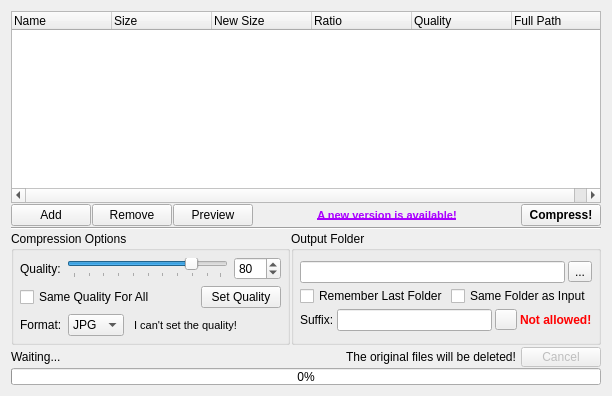
      <widget class="QWidget" name="verticalLayoutWidget_3">
       <property name="locale">
        <locale language="English" country="UnitedStates"/>
       </property>
       <layout class="QVBoxLayout" name="verticalLayout_4">
        <property name="spacing">
         <number>1</number>
        </property>
        <item>
         <widget class="QDropTreeWidget" name="listTreeWidget">
          <property name="sizePolicy">
           <sizepolicy hsizetype="Ignored" vsizetype="Expanding">
            <horstretch>0</horstretch>
            <verstretch>0</verstretch>
           </sizepolicy>
          </property>
          <property name="focusPolicy">
           <enum>Qt::StrongFocus</enum>
          </property>
          <property name="contextMenuPolicy">
           <enum>Qt::DefaultContextMenu</enum>
          </property>
          <property name="acceptDrops">
           <bool>true</bool>
          </property>
          <property name="locale">
           <locale language="English" country="UnitedStates"/>
          </property>
          <property name="dragEnabled">
           <bool>false</bool>
          </property>
          <property name="dragDropOverwriteMode">
           <bool>false</bool>
          </property>
          <property name="dragDropMode">
           <enum>QAbstractItemView::DropOnly</enum>
          </property>
          <property name="defaultDropAction">
           <enum>Qt::IgnoreAction</enum>
          </property>
          <property name="alternatingRowColors">
           <bool>true</bool>
          </property>
          <property name="selectionMode">
           <enum>QAbstractItemView::ExtendedSelection</enum>
          </property>
          <property name="iconSize">
           <size>
            <width>16</width>
            <height>16</height>
           </size>
          </property>
          <property name="verticalScrollMode">
           <enum>QAbstractItemView::ScrollPerItem</enum>
          </property>
          <property name="indentation">
           <number>0</number>
          </property>
          <property name="itemsExpandable">
           <bool>true</bool>
          </property>
          <property name="animated">
           <bool>true</bool>
          </property>
          <property name="allColumnsShowFocus">
           <bool>true</bool>
          </property>
          <column>
           <property name="text">
            <string>Name</string>
           </property>
          </column>
          <column>
           <property name="text">
            <string>Size</string>
           </property>
          </column>
          <column>
           <property name="text">
            <string>New Size</string>
           </property>
          </column>
          <column>
           <property name="text">
            <string>Ratio</string>
           </property>
          </column>
          <column>
           <property name="text">
            <string>Quality</string>
           </property>
          </column>
          <column>
           <property name="text">
            <string>Full Path</string>
           </property>
          </column>
         </widget>
        </item>
        <item>
         <layout class="QHBoxLayout" name="horizontalLayout_3">
          <item>
           <widget class="QPushButton" name="addButton">
            <property name="locale">
             <locale language="English" country="UnitedStates"/>
            </property>
            <property name="text">
             <string>Add</string>
            </property>
            <property name="icon">
             <iconset resource="icons.qrc">
              <normaloff>:/icons/plus.png</normaloff>:/icons/plus.png</iconset>
            </property>
            <property name="autoDefault">
             <bool>true</bool>
            </property>
           </widget>
          </item>
          <item>
           <widget class="QPushButton" name="removeButton">
            <property name="locale">
             <locale language="English" country="UnitedStates"/>
            </property>
            <property name="text">
             <string>Remove</string>
            </property>
            <property name="icon">
             <iconset resource="icons.qrc">
              <normaloff>:/icons/delete.png</normaloff>:/icons/delete.png</iconset>
            </property>
           </widget>
          </item>
          <item>
           <widget class="QPushButton" name="previewButton">
            <property name="locale">
             <locale language="English" country="UnitedStates"/>
            </property>
            <property name="text">
             <string>Preview</string>
            </property>
            <property name="icon">
             <iconset resource="icons.qrc">
              <normaloff>:/icons/search.png</normaloff>:/icons/search.png</iconset>
            </property>
           </widget>
          </item>
          <item>
           <spacer name="horizontalSpacer">
            <property name="locale">
             <locale language="English" country="UnitedStates"/>
            </property>
            <property name="orientation">
             <enum>Qt::Horizontal</enum>
            </property>
            <property name="sizeType">
             <enum>QSizePolicy::MinimumExpanding</enum>
            </property>
            <property name="sizeHint" stdset="0">
             <size>
              <width>40</width>
              <height>20</height>
             </size>
            </property>
           </spacer>
          </item>
          <item>
           <widget class="QPushButton" name="updateButton">
            <property name="sizePolicy">
             <sizepolicy hsizetype="Maximum" vsizetype="Fixed">
              <horstretch>0</horstretch>
              <verstretch>0</verstretch>
             </sizepolicy>
            </property>
            <property name="maximumSize">
             <size>
              <width>16777215</width>
              <height>18</height>
             </size>
            </property>
            <property name="palette">
             <palette>
              <active>
               <colorrole role="ButtonText">
                <brush brushstyle="SolidPattern">
                 <color alpha="255">
                  <red>170</red>
                  <green>0</green>
                  <blue>255</blue>
                 </color>
                </brush>
               </colorrole>
              </active>
              <inactive>
               <colorrole role="ButtonText">
                <brush brushstyle="SolidPattern">
                 <color alpha="255">
                  <red>170</red>
                  <green>0</green>
                  <blue>255</blue>
                 </color>
                </brush>
               </colorrole>
              </inactive>
              <disabled>
               <colorrole role="ButtonText">
                <brush brushstyle="SolidPattern">
                 <color alpha="255">
                  <red>120</red>
                  <green>120</green>
                  <blue>120</blue>
                 </color>
                </brush>
               </colorrole>
              </disabled>
             </palette>
            </property>
            <property name="font">
             <font>
              <pointsize>8</pointsize>
              <weight>75</weight>
              <bold>true</bold>
              <underline>true</underline>
             </font>
            </property>
            <property name="locale">
             <locale language="English" country="UnitedStates"/>
            </property>
            <property name="text">
             <string>A new version is available!</string>
            </property>
            <property name="flat">
             <bool>true</bool>
            </property>
           </widget>
          </item>
          <item>
           <spacer name="horizontalSpacer_5">
            <property name="orientation">
             <enum>Qt::Horizontal</enum>
            </property>
            <property name="sizeHint" stdset="0">
             <size>
              <width>40</width>
              <height>20</height>
             </size>
            </property>
           </spacer>
          </item>
          <item>
           <widget class="QPushButton" name="compressButton">
            <property name="font">
             <font>
              <weight>75</weight>
              <bold>true</bold>
             </font>
            </property>
            <property name="text">
             <string>Compress!</string>
            </property>
            <property name="icon">
             <iconset resource="icons.qrc">
              <normaloff>:/icons/compress.png</normaloff>:/icons/compress.png</iconset>
            </property>
           </widget>
          </item>
         </layout>
        </item>
        <item>
         <widget class="Line" name="line_2">
          <property name="locale">
           <locale language="English" country="UnitedStates"/>
          </property>
          <property name="orientation">
           <enum>Qt::Horizontal</enum>
          </property>
         </widget>
        </item>
        <item>
         <layout class="QHBoxLayout" name="horizontalLayout_4">
          <property name="spacing">
           <number>1</number>
          </property>
          <item>
           <widget class="QGroupBox" name="groupBox_2">
            <property name="locale">
             <locale language="English" country="UnitedStates"/>
            </property>
            <property name="title">
             <string>Compression Options</string>
            </property>
            <layout class="QVBoxLayout" name="verticalLayout_5">
             <property name="margin">
              <number>6</number>
             </property>
             <item>
              <layout class="QVBoxLayout" name="verticalLayout_3">
               <item>
                <layout class="QHBoxLayout" name="horizontalLayout_6">
                 <item>
                  <widget class="QLabel" name="qualityLabel">
                   <property name="locale">
                    <locale language="English" country="UnitedStates"/>
                   </property>
                   <property name="text">
                    <string>Quality:</string>
                   </property>
                  </widget>
                 </item>
                 <item>
                  <widget class="QSlider" name="qualitySlider">
                   <property name="locale">
                    <locale language="English" country="UnitedStates"/>
                   </property>
                   <property name="minimum">
                    <number>1</number>
                   </property>
                   <property name="maximum">
                    <number>100</number>
                   </property>
                   <property name="singleStep">
                    <number>5</number>
                   </property>
                   <property name="value">
                    <number>80</number>
                   </property>
                   <property name="orientation">
                    <enum>Qt::Horizontal</enum>
                   </property>
                   <property name="tickPosition">
                    <enum>QSlider::TicksBelow</enum>
                   </property>
                   <property name="tickInterval">
                    <number>10</number>
                   </property>
                  </widget>
                 </item>
                 <item>
                  <widget class="QSpinBox" name="qualitySpinBox">
                   <property name="locale">
                    <locale language="English" country="UnitedStates"/>
                   </property>
                   <property name="minimum">
                    <number>1</number>
                   </property>
                   <property name="maximum">
                    <number>100</number>
                   </property>
                   <property name="value">
                    <number>80</number>
                   </property>
                  </widget>
                 </item>
                </layout>
               </item>
              </layout>
             </item>
             <item>
              <layout class="QHBoxLayout" name="horizontalLayout_7">
               <item>
                <widget class="QCheckBox" name="sameLevelCheckBox">
                 <property name="locale">
                  <locale language="English" country="UnitedStates"/>
                 </property>
                 <property name="text">
                  <string>Same Quality For All</string>
                 </property>
                </widget>
               </item>
               <item>
                <spacer name="horizontalSpacer_2">
                 <property name="locale">
                  <locale language="English" country="UnitedStates"/>
                 </property>
                 <property name="orientation">
                  <enum>Qt::Horizontal</enum>
                 </property>
                 <property name="sizeHint" stdset="0">
                  <size>
                   <width>40</width>
                   <height>20</height>
                  </size>
                 </property>
                </spacer>
               </item>
               <item>
                <widget class="QPushButton" name="setQualityButton">
                 <property name="locale">
                  <locale language="English" country="UnitedStates"/>
                 </property>
                 <property name="text">
                  <string>Set Quality</string>
                 </property>
                </widget>
               </item>
              </layout>
             </item>
             <item>
              <layout class="QHBoxLayout" name="horizontalLayout_8">
               <item>
                <widget class="QLabel" name="formatLabel">
                 <property name="sizePolicy">
                  <sizepolicy hsizetype="Maximum" vsizetype="Preferred">
                   <horstretch>0</horstretch>
                   <verstretch>0</verstretch>
                  </sizepolicy>
                 </property>
                 <property name="maximumSize">
                  <size>
                   <width>44</width>
                   <height>16777215</height>
                  </size>
                 </property>
                 <property name="locale">
                  <locale language="English" country="UnitedStates"/>
                 </property>
                 <property name="text">
                  <string>Format:</string>
                 </property>
                </widget>
               </item>
               <item>
                <widget class="QComboBox" name="formatComboBox">
                 <property name="sizePolicy">
                  <sizepolicy hsizetype="Maximum" vsizetype="Fixed">
                   <horstretch>0</horstretch>
                   <verstretch>0</verstretch>
                  </sizepolicy>
                 </property>
                 <property name="locale">
                  <locale language="English" country="UnitedStates"/>
                 </property>
                 <item>
                  <property name="text">
                   <string>JPG</string>
                  </property>
                 </item>
                 <item>
                  <property name="text">
                   <string>PNG</string>
                  </property>
                 </item>
                 <item>
                  <property name="text">
                   <string>BMP</string>
                  </property>
                 </item>
                </widget>
               </item>
               <item>
                <widget class="QPushButton" name="cantSetButton">
                 <property name="maximumSize">
                  <size>
                   <width>16777215</width>
                   <height>20</height>
                  </size>
                 </property>
                 <property name="font">
                  <font>
                   <pointsize>8</pointsize>
                  </font>
                 </property>
                 <property name="locale">
                  <locale language="English" country="UnitedStates"/>
                 </property>
                 <property name="text">
                  <string>I can't set the quality!</string>
                 </property>
                 <property name="icon">
                  <iconset resource="icons.qrc">
                   <normaloff>:/icons/help.png</normaloff>:/icons/help.png</iconset>
                 </property>
                 <property name="iconSize">
                  <size>
                   <width>16</width>
                   <height>16</height>
                  </size>
                 </property>
                 <property name="flat">
                  <bool>true</bool>
                 </property>
                </widget>
               </item>
               <item>
                <spacer name="horizontalSpacer_4">
                 <property name="orientation">
                  <enum>Qt::Horizontal</enum>
                 </property>
                 <property name="sizeHint" stdset="0">
                  <size>
                   <width>20</width>
                   <height>20</height>
                  </size>
                 </property>
                </spacer>
               </item>
              </layout>
             </item>
            </layout>
           </widget>
          </item>
          <item>
           <widget class="QGroupBox" name="groupBox">
            <property name="locale">
             <locale language="English" country="UnitedStates"/>
            </property>
            <property name="title">
             <string>Output Folder</string>
            </property>
            <layout class="QVBoxLayout" name="verticalLayout_7">
             <property name="spacing">
              <number>3</number>
             </property>
             <property name="margin">
              <number>6</number>
             </property>
             <item>
              <layout class="QVBoxLayout" name="verticalLayout_6">
               <item>
                <layout class="QHBoxLayout" name="horizontalLayout_9">
                 <item>
                  <widget class="QLineEdit" name="outputLineEdit">
                   <property name="locale">
                    <locale language="English" country="UnitedStates"/>
                   </property>
                  </widget>
                 </item>
                 <item>
                  <widget class="QToolButton" name="browseToolButton">
                   <property name="locale">
                    <locale language="English" country="UnitedStates"/>
                   </property>
                   <property name="text">
                    <string>...</string>
                   </property>
                  </widget>
                 </item>
                </layout>
               </item>
               <item>
                <layout class="QHBoxLayout" name="horizontalLayout_11">
                 <item>
                  <widget class="QCheckBox" name="rememberDirectoryCheckBox">
                   <property name="locale">
                    <locale language="English" country="UnitedStates"/>
                   </property>
                   <property name="text">
                    <string>Remember Last Folder</string>
                   </property>
                  </widget>
                 </item>
                 <item>
                  <widget class="QCheckBox" name="sameFolderCheckBox">
                   <property name="locale">
                    <locale language="English" country="UnitedStates"/>
                   </property>
                   <property name="text">
                    <string>Same Folder as Input</string>
                   </property>
                  </widget>
                 </item>
                </layout>
               </item>
               <item>
                <layout class="QHBoxLayout" name="horizontalLayout_10">
                 <item>
                  <widget class="QLabel" name="suffixLabel">
                   <property name="sizePolicy">
                    <sizepolicy hsizetype="Maximum" vsizetype="Preferred">
                     <horstretch>0</horstretch>
                     <verstretch>0</verstretch>
                    </sizepolicy>
                   </property>
                   <property name="locale">
                    <locale language="English" country="UnitedStates"/>
                   </property>
                   <property name="text">
                    <string>Suffix:</string>
                   </property>
                  </widget>
                 </item>
                 <item>
                  <widget class="QLineEdit" name="suffixLineEdit">
                   <property name="sizePolicy">
                    <sizepolicy hsizetype="Minimum" vsizetype="Fixed">
                     <horstretch>0</horstretch>
                     <verstretch>0</verstretch>
                    </sizepolicy>
                   </property>
                   <property name="locale">
                    <locale language="English" country="UnitedStates"/>
                   </property>
                  </widget>
                 </item>
                 <item>
                  <widget class="QToolButton" name="undoButton">
                   <property name="sizePolicy">
                    <sizepolicy hsizetype="Maximum" vsizetype="Fixed">
                     <horstretch>0</horstretch>
                     <verstretch>0</verstretch>
                    </sizepolicy>
                   </property>
                   <property name="locale">
                    <locale language="English" country="UnitedStates"/>
                   </property>
                   <property name="text">
                    <string/>
                   </property>
                   <property name="icon">
                    <iconset resource="icons.qrc">
                     <normaloff>:/icons/undo.png</normaloff>:/icons/undo.png</iconset>
                   </property>
                   <property name="iconSize">
                    <size>
                     <width>14</width>
                     <height>14</height>
                    </size>
                   </property>
                  </widget>
                 </item>
                 <item>
                  <widget class="QLabel" name="suffixErrorLabel">
                   <property name="sizePolicy">
                    <sizepolicy hsizetype="Fixed" vsizetype="Fixed">
                     <horstretch>0</horstretch>
                     <verstretch>0</verstretch>
                    </sizepolicy>
                   </property>
                   <property name="minimumSize">
                    <size>
                     <width>0</width>
                     <height>0</height>
                    </size>
                   </property>
                   <property name="maximumSize">
                    <size>
                     <width>16777215</width>
                     <height>14</height>
                    </size>
                   </property>
                   <property name="palette">
                    <palette>
                     <active>
                      <colorrole role="WindowText">
                       <brush brushstyle="SolidPattern">
                        <color alpha="255">
                         <red>255</red>
                         <green>0</green>
                         <blue>0</blue>
                        </color>
                       </brush>
                      </colorrole>
                      <colorrole role="Text">
                       <brush brushstyle="SolidPattern">
                        <color alpha="255">
                         <red>255</red>
                         <green>0</green>
                         <blue>0</blue>
                        </color>
                       </brush>
                      </colorrole>
                     </active>
                     <inactive>
                      <colorrole role="WindowText">
                       <brush brushstyle="SolidPattern">
                        <color alpha="255">
                         <red>255</red>
                         <green>0</green>
                         <blue>0</blue>
                        </color>
                       </brush>
                      </colorrole>
                      <colorrole role="Text">
                       <brush brushstyle="SolidPattern">
                        <color alpha="255">
                         <red>255</red>
                         <green>0</green>
                         <blue>0</blue>
                        </color>
                       </brush>
                      </colorrole>
                     </inactive>
                     <disabled>
                      <colorrole role="WindowText">
                       <brush brushstyle="SolidPattern">
                        <color alpha="255">
                         <red>120</red>
                         <green>120</green>
                         <blue>120</blue>
                        </color>
                       </brush>
                      </colorrole>
                      <colorrole role="Text">
                       <brush brushstyle="SolidPattern">
                        <color alpha="255">
                         <red>120</red>
                         <green>120</green>
                         <blue>120</blue>
                        </color>
                       </brush>
                      </colorrole>
                     </disabled>
                    </palette>
                   </property>
                   <property name="font">
                    <font>
                     <weight>75</weight>
                     <bold>true</bold>
                    </font>
                   </property>
                   <property name="locale">
                    <locale language="English" country="UnitedStates"/>
                   </property>
                   <property name="text">
                    <string>Not allowed!</string>
                   </property>
                   <property name="textFormat">
                    <enum>Qt::PlainText</enum>
                   </property>
                  </widget>
                 </item>
                </layout>
               </item>
              </layout>
             </item>
            </layout>
           </widget>
          </item>
         </layout>
        </item>
        <item>
         <widget class="Line" name="line">
          <property name="locale">
           <locale language="English" country="UnitedStates"/>
          </property>
          <property name="orientation">
           <enum>Qt::Vertical</enum>
          </property>
         </widget>
        </item>
        <item>
         <layout class="QGridLayout" name="gridLayout">
          <property name="spacing">
           <number>1</number>
          </property>
          <item row="0" column="0">
           <widget class="QLabel" name="progressLabel">
            <property name="sizePolicy">
             <sizepolicy hsizetype="Expanding" vsizetype="Preferred">
              <horstretch>0</horstretch>
              <verstretch>0</verstretch>
             </sizepolicy>
            </property>
            <property name="locale">
             <locale language="English" country="UnitedStates"/>
            </property>
            <property name="text">
             <string>Waiting...</string>
            </property>
           </widget>
          </item>
          <item row="1" column="0" colspan="3">
           <widget class="QProgressBar" name="progressBar">
            <property name="sizePolicy">
             <sizepolicy hsizetype="Expanding" vsizetype="Fixed">
              <horstretch>0</horstretch>
              <verstretch>0</verstretch>
             </sizepolicy>
            </property>
            <property name="minimumSize">
             <size>
              <width>0</width>
              <height>0</height>
             </size>
            </property>
            <property name="maximumSize">
             <size>
              <width>16777215</width>
              <height>17</height>
             </size>
            </property>
            <property name="locale">
             <locale language="English" country="UnitedStates"/>
            </property>
            <property name="maximum">
             <number>100</number>
            </property>
            <property name="value">
             <number>0</number>
            </property>
           </widget>
          </item>
          <item row="0" column="2">
           <widget class="QPushButton" name="cancelButton">
            <property name="enabled">
             <bool>false</bool>
            </property>
            <property name="sizePolicy">
             <sizepolicy hsizetype="Maximum" vsizetype="Fixed">
              <horstretch>0</horstretch>
              <verstretch>0</verstretch>
             </sizepolicy>
            </property>
            <property name="maximumSize">
             <size>
              <width>16777215</width>
              <height>20</height>
             </size>
            </property>
            <property name="locale">
             <locale language="English" country="UnitedStates"/>
            </property>
            <property name="text">
             <string>Cancel</string>
            </property>
            <property name="icon">
             <iconset resource="icons.qrc">
              <normaloff>:/icons/delete.png</normaloff>:/icons/delete.png</iconset>
            </property>
           </widget>
          </item>
          <item row="0" column="1">
           <widget class="QPushButton" name="deleteOriginalPushButton">
            <property name="minimumSize">
             <size>
              <width>0</width>
              <height>0</height>
             </size>
            </property>
            <property name="maximumSize">
             <size>
              <width>16777215</width>
              <height>20</height>
             </size>
            </property>
            <property name="text">
             <string>The original files will be deleted!</string>
            </property>
            <property name="icon">
             <iconset resource="icons.qrc">
              <normaloff>:/icons/warning.png</normaloff>:/icons/warning.png</iconset>
            </property>
            <property name="iconSize">
             <size>
              <width>14</width>
              <height>14</height>
             </size>
            </property>
            <property name="flat">
             <bool>true</bool>
            </property>
           </widget>
          </item>
         </layout>
        </item>
       </layout>
      </widget>
